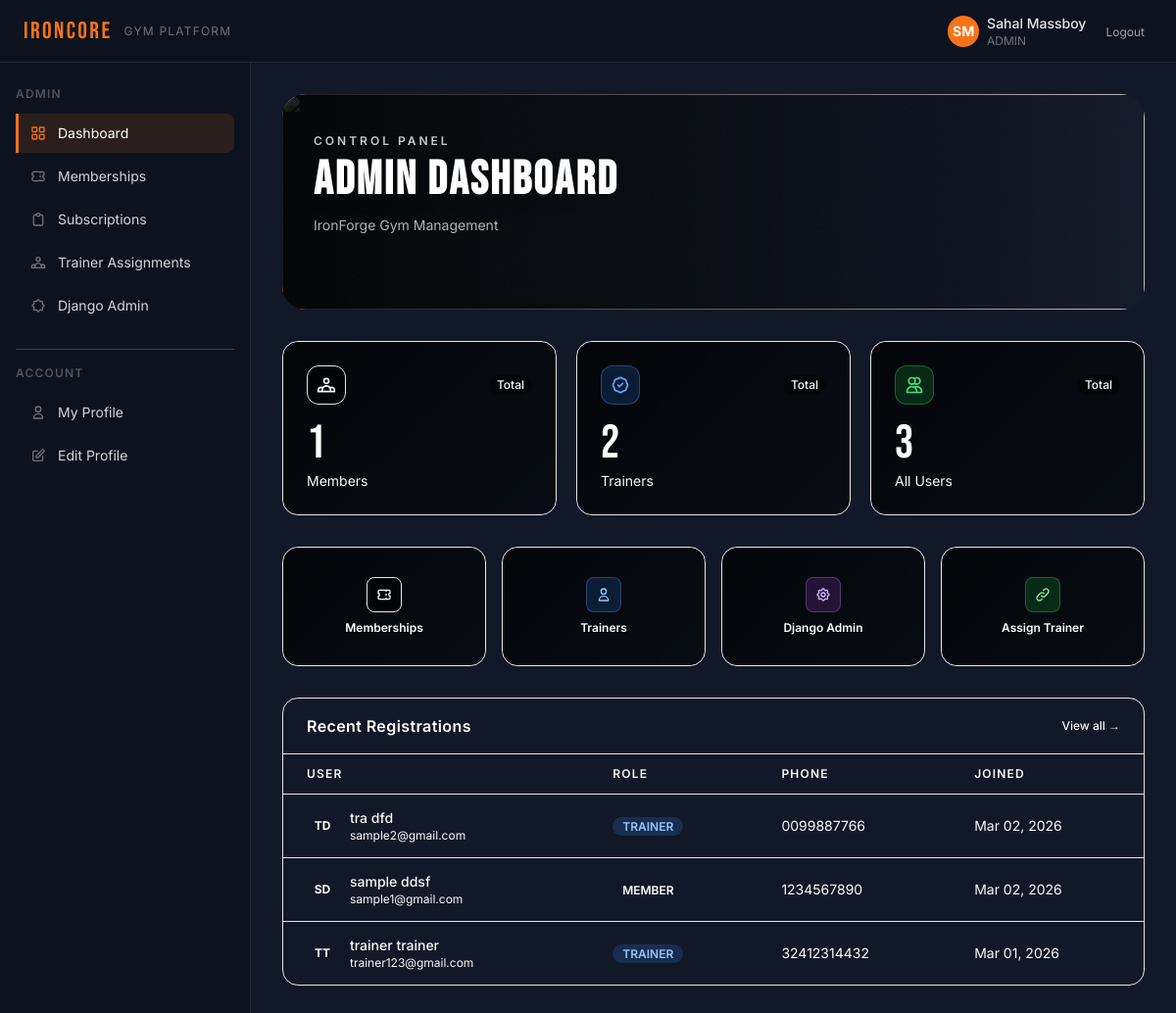
Screenshot of /dashboard/admin/ (signed in) with the database file from the repository.
### accounts/models.py (models this page shows, shortened)
class User(AbstractUser):
    class Role(models.TextChoices):
        ADMIN = 'ADMIN', 'Admin'
        TRAINER = 'TRAINER', 'Trainer'
        MEMBER = 'MEMBER', 'Member'
    email = models.EmailField(unique=True)
    phone_number = models.CharField(max_length=15, blank=True)
    profile_photo = models.ImageField(upload_to='profile_photos/', blank=True, null=True)
    role = models.CharField(max_length=10, choices=Role.choices, default=Role.MEMBER)
    height = models.DecimalField(max_digits=5, decimal_places=2, null=True, blank=True, help_text='Height in cm')
    weight = models.DecimalField(max_digits=5, decimal_places=2, null=True, blank=True, help_text='Weight in kg')
    fitness_goal = models.TextField(blank=True)
    USERNAME_FIELD = 'email'
    REQUIRED_FIELDS = ['username', 'first_name', 'last_name']
    def get_full_name(self):
        return f'{self.first_name} {self.last_name}'.strip() or self.email

### dashboard/views.py (the view)
# urls.py: path('admin/', views.AdminDashboardView.as_view(), name='admin'),
@method_decorator([login_required, admin_required], name='dispatch')
class AdminDashboardView(View):
    template_name = 'dashboard/admin.html'
    def get(self, request):
        context = {
            'total_members': User.objects.filter(role='MEMBER').count(),
            'total_trainers': User.objects.filter(role='TRAINER').count(),
            'recent_users': User.objects.exclude(role='ADMIN').order_by('-date_joined')[:10],
        }
        return render(request, self.template_name, context)

### dashboard/templates/dashboard/admin.html (shortened to what this page needs)
{% extends 'base.html' %}
{% block content %}
<div class="relative rounded-3xl overflow-hidden mb-8 fade-in" style="min-height:220px;">
  <div class="absolute inset-0" style="z-index:2;"></div>
  <div class="relative px-8 py-10" style="z-index:3;">
    <p class="text-iron-400 text-xs uppercase tracking-[0.25em] font-semibold mb-2 opacity-80">Control Panel</p>
    <h1 class="font-display text-5xl tracking-wider text-white font-bold drop-shadow-lg">ADMIN DASHBOARD</h1>
    <p class="text-iron-400 text-sm mt-3 opacity-70">IronForge Gym Management</p>
  </div>
</div>
<div class="grid grid-cols-1 sm:grid-cols-3 gap-5 mb-8 fade-in-2">
  <div class="relative rounded-2xl overflow-hidden border border-iron-700 hover:border-forge-500/50 transition-all" style="min-height:150px;">
    <div class="card-img-bg absolute inset-0"
         style="background-image:url('https://images.unsplash.com/photo-1571019614242-c5c5dee9f50b?w=600&auto=format&fit=crop&q=75');"></div>
    <div class="card-img-overlay"></div>
    <div class="relative z-10 p-6" style="min-height:150px;">
      <div class="flex items-center justify-between mb-4">
        <div class="w-10 h-10 bg-forge-500/20 border border-forge-400/30 rounded-xl flex items-center justify-center backdrop-blur-sm">
        </div>
        <span class="text-xs text-iron-300 font-medium bg-black/40 px-2 py-0.5 rounded-full">Total</span>
      </div>
      <p class="font-display text-5xl text-white drop-shadow">{{ total_members }}</p>
      <p class="text-iron-300 text-sm mt-1">Members</p>
    </div>
  </div>
  <div class="relative rounded-2xl overflow-hidden border border-iron-700 hover:border-blue-500/50 transition-all" style="min-height:150px;">
    <div class="card-img-bg absolute inset-0"
         style="background-image:url('https://images.unsplash.com/photo-1583454110551-21f2fa2afe61?w=600&auto=format&fit=crop&q=75');"></div>
    <div class="card-img-overlay"></div>
    <div class="relative z-10 p-6" style="min-height:150px;">
      <div class="flex items-center justify-between mb-4">
        <div class="w-10 h-10 bg-blue-500/20 border border-blue-400/30 rounded-xl flex items-center justify-center backdrop-blur-sm">
        </div>
        <span class="text-xs text-iron-300 font-medium bg-black/40 px-2 py-0.5 rounded-full">Total</span>
      </div>
      <p class="font-display text-5xl text-white drop-shadow">{{ total_trainers }}</p>
      <p class="text-iron-300 text-sm mt-1">Trainers</p>
    </div>
  </div>
  <div class="relative rounded-2xl overflow-hidden border border-iron-700 hover:border-green-500/50 transition-all" style="min-height:150px;">
    <div class="card-img-bg absolute inset-0"
         style="background-image:url('https://images.unsplash.com/photo-1526506118085-60ce8714f8c5?w=600&auto=format&fit=crop&q=75');"></div>
    <div class="card-img-overlay"></div>
    <div class="relative z-10 p-6" style="min-height:150px;">
      <div class="flex items-center justify-between mb-4">
        <div class="w-10 h-10 bg-green-500/20 border border-green-400/30 rounded-xl flex items-center justify-center backdrop-blur-sm">
          <svg class="w-5 h-5 text-green-400" fill="none" stroke="currentColor" viewBox="0 0 24 24">
            <path stroke-linecap="round" stroke-linejoin="round" stroke-width="2" d="M12 4.354a4 4 0 110 5.292M15 21H3v-1a6 6 0 0112 0v1zm0 0h6v-1a6 6 0 00-9-5.197M13 7a4 4 0 11-8 0 4 4 0 018 0z"/>
          </svg>
        </div>
        <span class="text-xs text-iron-300 font-medium bg-black/40 px-2 py-0.5 rounded-full">Total</span>
      </div>
      <p class="font-display text-5xl text-white drop-shadow">{{ total_members|add:total_trainers }}</p>
      <p class="text-iron-300 text-sm mt-1">All Users</p>
    </div>
  </div>
</div>
<div class="grid grid-cols-2 sm:grid-cols-4 gap-4 mb-8 fade-in-3">
  <a href="{% url 'memberships:admin_list' %}"
     class="relative rounded-2xl overflow-hidden border border-iron-700 hover:border-forge-500/60 transition-all group"
     style="min-height:120px;">
    <div class="card-img-bg absolute inset-0"
         style="background-image:url('https://images.unsplash.com/photo-1599058945522-28d584b6f0ff?w=400&auto=format&fit=crop&q=75');"></div>
    <div class="card-img-overlay"></div>
    <div class="relative z-10 flex flex-col items-center justify-center p-5 text-center" style="min-height:120px;">
      <div class="w-9 h-9 bg-forge-500/20 border border-forge-400/30 rounded-lg flex items-center justify-center mb-2 group-hover:bg-forge-500/40 transition-colors backdrop-blur-sm">
        <svg class="w-4 h-4 text-forge-300" fill="none" stroke="currentColor" viewBox="0 0 24 24">
          <path stroke-linecap="round" stroke-linejoin="round" stroke-width="2" d="M15 5v2m0 4v2m0 4v2M5 5a2 2 0 00-2 2v3a2 2 0 110 4v3a2 2 0 002 2h14a2 2 0 002-2v-3a2 2 0 110-4V7a2 2 0 00-2-2H5z"/>
        </svg>
      </div>
      <p class="text-xs font-semibold text-white drop-shadow">Memberships</p>
    </div>
  </a>
  <a href="{% url 'trainers:list' %}"
     class="relative rounded-2xl overflow-hidden border border-iron-700 hover:border-blue-500/60 transition-all group"
     style="min-height:120px;">
    <div class="card-img-bg absolute inset-0"
         style="background-image:url('https://images.unsplash.com/photo-1576678927484-cc907957088c?w=400&auto=format&fit=crop&q=75');"></div>
    <div class="card-img-overlay"></div>
    <div class="relative z-10 flex flex-col items-center justify-center p-5 text-center" style="min-height:120px;">
      <div class="w-9 h-9 bg-blue-500/20 border border-blue-400/30 rounded-lg flex items-center justify-center mb-2 group-hover:bg-blue-500/40 transition-colors backdrop-blur-sm">
        <svg class="w-4 h-4 text-blue-300" fill="none" stroke="currentColor" viewBox="0 0 24 24">
          <path stroke-linecap="round" stroke-linejoin="round" stroke-width="2" d="M16 7a4 4 0 11-8 0 4 4 0 018 0zM12 14a7 7 0 00-7 7h14a7 7 0 00-7-7z"/>
        </svg>
      </div>
      <p class="text-xs font-semibold text-white drop-shadow">Trainers</p>
    </div>
  </a>
  <a href="/admin/accounts/user/"
     class="relative rounded-2xl overflow-hidden border border-iron-700 hover:border-purple-500/60 transition-all group"
     style="min-height:120px;">
    <div class="card-img-bg absolute inset-0"
         style="background-image:url('https://images.unsplash.com/photo-1517836357463-d25dfeac3438?w=400&auto=format&fit=crop&q=75');"></div>
    <div class="card-img-overlay"></div>
    <div class="relative z-10 flex flex-col items-center justify-center p-5 text-center" style="min-height:120px;">
      <div class="w-9 h-9 bg-purple-500/20 border border-purple-400/30 rounded-lg flex items-center justify-center mb-2 group-hover:bg-purple-500/40 transition-colors backdrop-blur-sm">
      </div>
      <p class="text-xs font-semibold text-white drop-shadow">Django Admin</p>
    </div>
  </a>
  <a href="{% url 'trainers:assign' %}"
     class="relative rounded-2xl overflow-hidden border border-iron-700 hover:border-green-500/60 transition-all group"
     style="min-height:120px;">
    <div class="card-img-bg absolute inset-0"
         style="background-image:url('https://images.unsplash.com/photo-1605296867304-46d5465a13f1?w=400&auto=format&fit=crop&q=75');"></div>
    <div class="card-img-overlay"></div>
    <div class="relative z-10 flex flex-col items-center justify-center p-5 text-center" style="min-height:120px;">
      <div class="w-9 h-9 bg-green-500/20 border border-green-400/30 rounded-lg flex items-center justify-center mb-2 group-hover:bg-green-500/40 transition-colors backdrop-blur-sm">
        <svg class="w-4 h-4 text-green-300" fill="none" stroke="currentColor" viewBox="0 0 24 24">
          <path stroke-linecap="round" stroke-linejoin="round" stroke-width="2" d="M13.828 10.172a4 4 0 00-5.656 0l-4 4a4 4 0 105.656 5.656l1.102-1.101m-.758-4.899a4 4 0 005.656 0l4-4a4 4 0 00-5.656-5.656l-1.1 1.1"/>
        </svg>
      </div>
      <p class="text-xs font-semibold text-white drop-shadow">Assign Trainer</p>
    </div>
  </a>
</div>
<div class="bg-iron-800 border border-iron-700 rounded-2xl overflow-hidden fade-in-4">
  <div class="relative border-b border-iron-700 overflow-hidden">
    <div class="absolute inset-0"
         style="background-image:url('https://images.unsplash.com/photo-1534438327276-14e5300c3a48?w=1200&auto=format&fit=crop&q=60');background-size:cover;background-position:center 35%;opacity:0.12;"></div>
    <div class="relative px-6 py-4 flex items-center justify-between">
      <h2 class="font-semibold text-white tracking-wide">Recent Registrations</h2>
      <a href="/admin/accounts/user/" class="text-forge-400 hover:text-forge-300 text-xs font-medium transition-colors">View all →</a>
    </div>
  </div>
  <div class="overflow-x-auto">
    <table class="w-full text-sm">
      <thead>
        <tr class="border-b border-iron-700">
          <th class="text-left px-6 py-3 text-xs font-semibold text-iron-500 uppercase tracking-widest">User</th>
          <th class="text-left px-6 py-3 text-xs font-semibold text-iron-500 uppercase tracking-widest">Role</th>
          <th class="text-left px-6 py-3 text-xs font-semibold text-iron-500 uppercase tracking-widest">Phone</th>
          <th class="text-left px-6 py-3 text-xs font-semibold text-iron-500 uppercase tracking-widest">Joined</th>
        </tr>
      </thead>
      <tbody class="divide-y divide-iron-700/50">
        {% for u in recent_users %}
        <tr class="hover:bg-iron-700/30 transition-colors">
          <td class="px-6 py-3.5">
            <div class="flex items-center gap-3">
              {% if u.profile_photo %}
                <img src="{{ u.profile_photo.url }}" class="w-8 h-8 rounded-full object-cover ring-2 ring-iron-600">
              {% else %}
                <div class="w-8 h-8 rounded-full bg-iron-600 flex items-center justify-center text-xs font-bold text-iron-300">
                  {{ u.first_name|first|upper }}{{ u.last_name|first|upper }}
                </div>
              {% endif %}
              <div>
                <p class="font-medium text-iron-100">{{ u.get_full_name }}</p>
                <p class="text-iron-500 text-xs">{{ u.email }}</p>
              </div>
            </div>
          </td>
          <td class="px-6 py-3.5">
            <span class="px-2.5 py-0.5 rounded-full text-xs font-semibold
              {% if u.role == 'ADMIN' %}bg-purple-500/20 text-purple-300
              {% elif u.role == 'TRAINER' %}bg-blue-500/20 text-blue-300
              {% else %}bg-forge-500/20 text-forge-300{% endif %}">
              {{ u.role }}
            </span>
          </td>
          <td class="px-6 py-3.5 text-iron-400">{{ u.phone_number|default:'—' }}</td>
          <td class="px-6 py-3.5 text-iron-400">{{ u.date_joined|date:"M d, Y" }}</td>
        </tr>
        {% empty %}
        <tr>
          <td colspan="4" class="px-6 py-10 text-center text-iron-500">No users yet.</td>
        </tr>
        {% endfor %}
      </tbody>
    </table>
  </div>
</div>
{% endblock %}

### templates/partials/navbar.html (shortened to what this page needs)
<nav class="fixed top-0 left-0 right-0 z-50 flex items-center justify-between px-4 md:px-6 h-16"
     style="background:#0d131e; border-bottom:1px solid #1f2937;">
    <div class="flex items-center gap-3">
        <span class="font-display text-2xl tracking-widest text-brand">IRONCORE</span>
        <span class="hidden sm:inline text-xs text-gray-500 uppercase tracking-widest">Gym Platform</span>
    </div>
    <div class="flex items-center gap-3">
        <div class="hidden sm:flex items-center gap-2">
            {% if request.user.profile_photo %}
                <img src="{{ request.user.profile_photo.url }}" alt="avatar"
                     class="w-8 h-8 rounded-full object-cover ring-2 ring-brand">
            {% else %}
                <div class="w-8 h-8 rounded-full bg-brand flex items-center justify-center text-sm font-bold text-white">
                    {{ request.user.first_name|first|upper }}{{ request.user.last_name|first|upper }}
                </div>
            {% endif %}
            <div class="leading-tight">
                <p class="text-sm font-medium text-gray-200">{{ request.user.get_full_name }}</p>
                <p class="text-xs text-gray-500">{{ request.user.role }}</p>
            </div>
        </div>
        <form method="post" action="{% url 'accounts:logout' %}">
            <button type="submit" class="text-xs text-gray-400 hover:text-brand transition-colors px-2 py-1 rounded">
                Logout
            </button>
        </form>
    </div>
</nav>

### templates/base.html (style rules this page uses)
body { background-color: #111827; color: #f9fafb; }

### dashboard/templates/dashboard/admin.html (style rules this page uses)
.fade-in { animation: fadeIn 0.55s ease both; }
.fade-in-2 { animation: fadeIn 0.55s 0.1s ease both; }
.fade-in-3 { animation: fadeIn 0.55s 0.2s ease both; }
.fade-in-4 { animation: fadeIn 0.55s 0.3s ease both; }
.card-img-bg { background-size: cover; background-position: center; }
.card-img-overlay { position: absolute; inset: 0; background: linear-gradient(135deg, rgba(0,0,0,0.75) 0%, rgba(0,0,0,0.50) 100%); border-radius: inherit; transition: background 0.3s; }

### rows the page displays
User: user.first_name|first "S", user.last_name|first "M", user.get_full_name "Sahal Massboy", user.role "ADMIN"
User: first_name|first "T", last_name|first "D", get_full_name "tra dfd", email "sample2@gmail.com", role "TRAINER", phone_number "0099887766", date_joined "Mar 02, 2026"
User: first_name|first "S", last_name|first "D", get_full_name "sample ddsf", email "sample1@gmail.com", role "MEMBER", phone_number "1234567890", date_joined "Mar 02, 2026"
User: first_name|first "T", last_name|first "T", get_full_name "trainer trainer", email "trainer123@gmail.com", role "TRAINER", phone_number "32412314432", date_joined "Mar 01, 2026"

### other values shown
{{ total_members }} "1"
{{ total_trainers }} "2"
{{ total_members|add:total_trainers }} "3"
